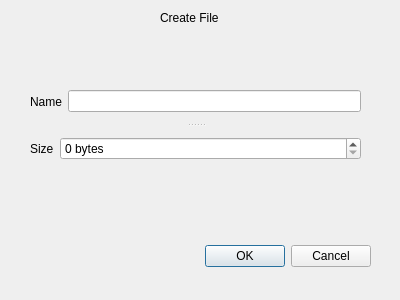
<?xml version="1.0" encoding="UTF-8"?>
<ui version="4.0">
 <class>CreateFileDialog</class>
 <widget class="QDialog" name="CreateFileDialog">
  <property name="geometry">
   <rect>
    <x>0</x>
    <y>0</y>
    <width>400</width>
    <height>300</height>
   </rect>
  </property>
  <property name="windowTitle">
   <string>Dialog</string>
  </property>
  <widget class="QDialogButtonBox" name="buttonBox">
   <property name="geometry">
    <rect>
     <x>30</x>
     <y>240</y>
     <width>341</width>
     <height>32</height>
    </rect>
   </property>
   <property name="orientation">
    <enum>Qt::Horizontal</enum>
   </property>
   <property name="standardButtons">
    <set>QDialogButtonBox::Cancel|QDialogButtonBox::Ok</set>
   </property>
  </widget>
  <widget class="QLabel" name="label">
   <property name="geometry">
    <rect>
     <x>160</x>
     <y>10</y>
     <width>71</width>
     <height>16</height>
    </rect>
   </property>
   <property name="text">
    <string>Create File</string>
   </property>
  </widget>
  <widget class="QSplitter" name="splitter">
   <property name="geometry">
    <rect>
     <x>30</x>
     <y>80</y>
     <width>331</width>
     <height>91</height>
    </rect>
   </property>
   <property name="orientation">
    <enum>Qt::Vertical</enum>
   </property>
   <widget class="QWidget" name="">
    <layout class="QHBoxLayout" name="horizontalLayout">
     <item>
      <widget class="QLabel" name="label_2">
       <property name="text">
        <string>Name</string>
       </property>
      </widget>
     </item>
     <item>
      <widget class="QLineEdit" name="nameLineEdit"/>
     </item>
    </layout>
   </widget>
   <widget class="QWidget" name="">
    <layout class="QHBoxLayout" name="horizontalLayout_2" stretch="0,1">
     <item>
      <widget class="QLabel" name="label_3">
       <property name="text">
        <string>Size</string>
       </property>
      </widget>
     </item>
     <item>
      <widget class="QSpinBox" name="sizeSpinBox">
       <property name="suffix">
        <string> bytes</string>
       </property>
       <property name="maximum">
        <number>9999</number>
       </property>
      </widget>
     </item>
    </layout>
   </widget>
  </widget>
 </widget>
 <resources/>
 <connections>
  <connection>
   <sender>buttonBox</sender>
   <signal>accepted()</signal>
   <receiver>CreateFileDialog</receiver>
   <slot>accept()</slot>
   <hints>
    <hint type="sourcelabel">
     <x>248</x>
     <y>254</y>
    </hint>
    <hint type="destinationlabel">
     <x>157</x>
     <y>274</y>
    </hint>
   </hints>
  </connection>
  <connection>
   <sender>buttonBox</sender>
   <signal>rejected()</signal>
   <receiver>CreateFileDialog</receiver>
   <slot>reject()</slot>
   <hints>
    <hint type="sourcelabel">
     <x>316</x>
     <y>260</y>
    </hint>
    <hint type="destinationlabel">
     <x>286</x>
     <y>274</y>
    </hint>
   </hints>
  </connection>
 </connections>
</ui>
